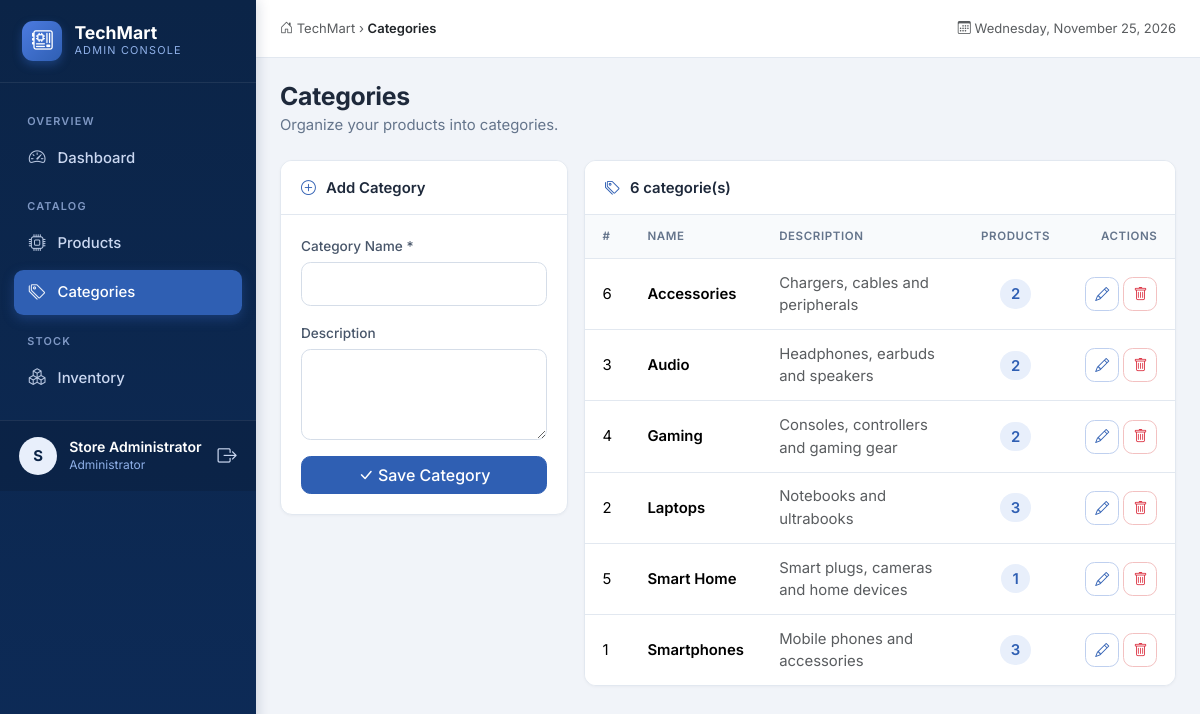
Screenshot of /categories/index.php (signed in) with the database file from the repository.
### tables this page shows
CREATE TABLE categories (
    id          INT UNSIGNED NOT NULL AUTO_INCREMENT,
    name        VARCHAR(100) NOT NULL,
    description VARCHAR(255) DEFAULT NULL,
    created_at  TIMESTAMP    NOT NULL DEFAULT CURRENT_TIMESTAMP,
    PRIMARY KEY (id),
    UNIQUE KEY uq_categories_name (name)
);

### includes/functions.php (called while the page is built, shortened)
<?php
function e($value): string
{
    return htmlspecialchars((string) $value, ENT_QUOTES, 'UTF-8');
}
function url(string $path = ''): string
{
    return BASE_URL . '/' . ltrim($path, '/');
}
function db_select(mysqli $conn, string $sql, string $types = '', array $params = []): array
{
    $stmt = $conn->prepare($sql);
    $stmt->execute();
    $rows = $stmt->get_result()->fetch_all(MYSQLI_ASSOC);
    return $rows;
}

### categories/index.php (the view, shortened to what this page needs)
<?php
require_once __DIR__ . '/../includes/init.php';
$name = '';
$description = '';
$categories = db_select($conn,
    'SELECT c.*, COUNT(p.id) AS product_count
     FROM categories c LEFT JOIN products p ON p.category_id = c.id
     GROUP BY c.id ORDER BY c.name');
require __DIR__ . '/../includes/header.php';
?>
<div class="row g-3">
    <div class="col-lg-4">
        <div class="card">
            <div class="card-header panel-header"><span><i class="bi bi-plus-circle"></i> Add Category</span></div>
            <div class="card-body">
                <form method="post" novalidate>
                    <div class="mb-3">
                        <label class="form-label" for="name">Category Name *</label>
                        <input type="text" class="form-control" id="name" name="name" maxlength="100" required value="<?= e($name) ?>">
                    </div>
                    <div class="mb-3">
                        <label class="form-label" for="description">Description</label>
                        <textarea class="form-control" id="description" name="description" rows="3" maxlength="255"><?= e($description) ?></textarea>
                    </div>
                    <button class="btn btn-primary w-100"><i class="bi bi-check-lg"></i> Save Category</button>
                </form>
            </div>
        </div>
    </div>
    <div class="col-lg-8">
        <div class="card">
            <div class="card-header panel-header"><span><i class="bi bi-tags"></i> <?= count($categories) ?> categorie(s)</span></div>
            <div class="table-responsive">
                <table class="table table-hover align-middle mb-0">
                    <thead class="table-light">
                        <tr><th>#</th><th>Name</th><th>Description</th><th class="text-center">Products</th><th class="text-end">Actions</th></tr>
                    </thead>
                    <tbody>
                    <?php foreach ($categories as $c): ?>
                        <tr>
                            <td><?= (int) $c['id'] ?></td>
                            <td class="fw-semibold"><?= e($c['name']) ?></td>
                            <td class="text-muted"><?= e($c['description']) ?></td>
                            <td class="text-center"><span class="count-badge"><?= (int) $c['product_count'] ?></span></td>
                            <td class="text-end text-nowrap">
                                <a href="<?= url('categories/edit.php?id=' . (int) $c['id']) ?>" class="btn btn-sm btn-outline-primary" title="Edit"><i class="bi bi-pencil"></i></a>
                                <button type="button" class="btn btn-sm btn-outline-danger" title="Delete"
                                        data-bs-toggle="modal" data-bs-target="#deleteModal"
                                        data-action="<?= url('categories/delete.php') ?>"
                                        data-id="<?= (int) $c['id'] ?>"
                                        data-name="<?= e($c['name']) ?>"><i class="bi bi-trash"></i></button>
                            </td>
                        </tr>
                    <?php endforeach; ?>
                    </tbody>
                </table>
            </div>
        </div>
    </div>
</div>
<?php require __DIR__ . '/../includes/footer.php'; ?>

### assets/css/style.css (style rules this page uses)
:root { --navy: #0b2447; --navy-2: #12326b; --blue: #2f5fb3; --blue-soft: #e8effb; --ink: #1e293b; --muted: #64748b; --line: #e2e8f0; --gray-bg: #f1f4f9; --radius: .75rem; --sidebar-width: 256px; --bs-primary: #2f5fb3; --bs-primary-rgb: 47, 95, 179; --bs-link-color: #2f5fb3; --bs-link-hover-color: #12326b; --bs-body-color: #334155; --bs-body-font-family: "Inter", "Segoe UI", system-ui, -apple-system, sans-serif; --bs-border-color: #e2e8f0; }
body { background: var(--gray-bg); font-size: .93rem; }
a { text-decoration: none; }
.card { border: 1px solid var(--line) !important; border-radius: var(--radius); box-shadow: 0 1px 3px rgba(15, 23, 42, .04) !important; overflow: hidden; }
.panel-header { display: flex; align-items: center; justify-content: space-between; gap: .5rem; background: #fff !important; padding: .95rem 1.25rem; font-weight: 600; color: var(--ink); border-bottom: 1px solid var(--line); }
.panel-header > span > i, .panel-header > i { color: var(--blue) !important; margin-right: .4rem; }
.card-body { padding: 1.25rem; }
.table { margin-bottom: 0; --bs-table-hover-bg: #f6f9fe; }
.table > :not(caption) > * > * { padding: .8rem 1.1rem; border-bottom-color: var(--line); }
.table thead th { background: #f8fafc; color: var(--muted); font-size: .72rem; font-weight: 600; text-transform: uppercase; letter-spacing: .6px; border-bottom: 1px solid var(--line); }
.table tbody tr:last-child > * { border-bottom: 0; }
.count-badge { background: var(--blue-soft); color: var(--blue); font-weight: 600; padding: .35rem .7rem; border-radius: 999px; }
.btn { border-radius: .6rem; font-weight: 500; }
.btn-primary { --bs-btn-bg: var(--blue); --bs-btn-border-color: var(--blue); --bs-btn-hover-bg: var(--navy-2); --bs-btn-hover-border-color: var(--navy-2); --bs-btn-active-bg: var(--navy); --bs-btn-active-border-color: var(--navy); --bs-btn-disabled-bg: var(--blue); --bs-btn-disabled-border-color: var(--blue); }
.btn-outline-primary { --bs-btn-color: var(--blue); --bs-btn-border-color: #bfd0ef; --bs-btn-hover-bg: var(--blue); --bs-btn-hover-border-color: var(--blue); --bs-btn-active-bg: var(--navy-2); --bs-btn-active-border-color: var(--navy-2); }
.btn-outline-danger { --bs-btn-border-color: #f3c1c1; }
.btn-sm.btn-outline-primary, .btn-sm.btn-outline-danger { width: 34px; height: 34px; padding: 0; line-height: 32px; }
.form-label { font-weight: 500; font-size: .85rem; color: #475569; margin-bottom: .35rem; }
.form-control, .form-select { border-radius: .6rem; border-color: #d5dde8; padding: .55rem .8rem; }

### rows the page displays
categories: id "6", name "Accessories", description "Chargers, cables and peripherals", product_count "2"
categories: id "3", name "Audio", description "Headphones, earbuds and speakers", product_count "2"
categories: id "4", name "Gaming", description "Consoles, controllers and gaming gear", product_count "2"
categories: id "2", name "Laptops", description "Notebooks and ultrabooks", product_count "3"
categories: id "5", name "Smart Home", description "Smart plugs, cameras and home devices", product_count "1"
categories: id "1", name "Smartphones", description "Mobile phones and accessories", product_count "3"

### other values shown
$navGroup "OVERVIEW"
$navItem[0] "Dashboard"
$navGroup "CATALOG"
$navItem[0] "Products"
$navItem[0] "Categories"
$navGroup "STOCK"
$navItem[0] "Inventory"
substr($userName, 0, 1) "S"
$userName "Store Administrator"
$pageTitle "Categories"
$pageSubtitle "Organize your products into categories."
count($categories) "6"
